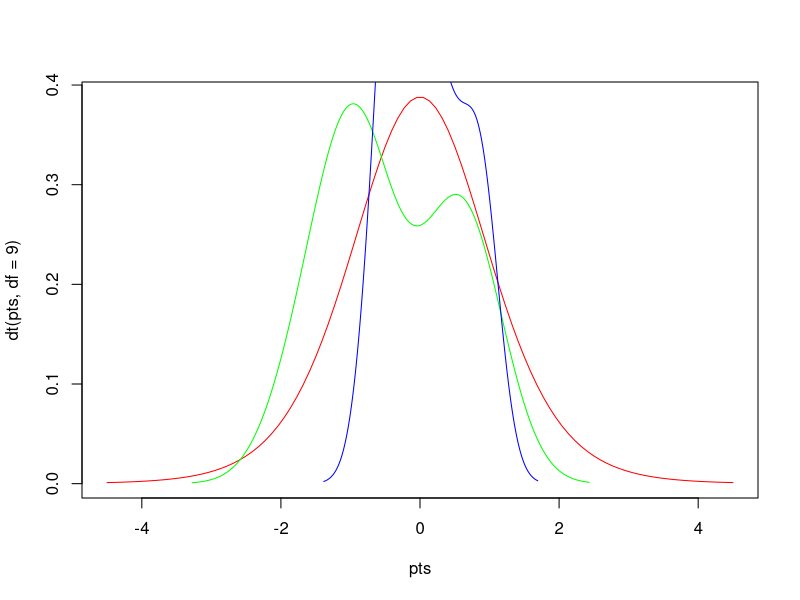

Source code (R):
#Author - Jada Fickling Date:10/23/2025

#Create 2 dummy variables

x = rnorm(10)
y = rnorm(10)


#Create a density plot for x and y

pts = seq(-4.5,4.5,length=100)
plot(pts,dt(pts,df=9),col='red',type='l')
lines(density(x), col='green')
lines(density(y), col='blue')

